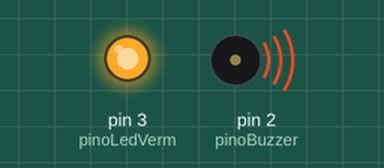
Recording of a sketch running on a simulated Arduino Uno, built with avr-gcc and run on an emulated ATmega328P. On the bench: output pins drawn as LEDs (lit = HIGH), buzzer (waves = sounding).

Above: at 1.5 s.
Timing chart, 0 to 4.0 s (numbered marks = the images above):
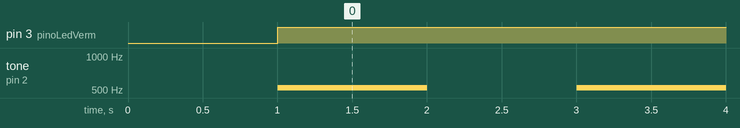

The sketch:

Buzzer_Simples.ino
```cpp
// constante para pino da buzzer
#define pinoBuzzer 2
#define pinoLedVerm 3

void setup() {
  Serial.begin(9600);
  //modo do pino
  pinMode(pinoBuzzer, OUTPUT);
  pinMode(pinoLedVerm, OUTPUT);

  delay(1000);  //parada estrategica
}

void loop() {
  tone(pinoBuzzer, 523);//Nota Musical DÓ
  digitalWrite(pinoLedVerm, HIGH);
  delay(1000);
  noTone(pinoBuzzer);//Desliga o buzzer
  digitalWrite(pinoLedVerm, HIGH); //apaga o led
  delay(1000);
}
```

Measured:
- by itself, pin 3 (pinoLedVerm): LOW → HIGH at 1.0 s
- by itself, tone on pin 2 (pinoBuzzer): alternates 523 Hz for 1.0 s and silent for 1.0 s
